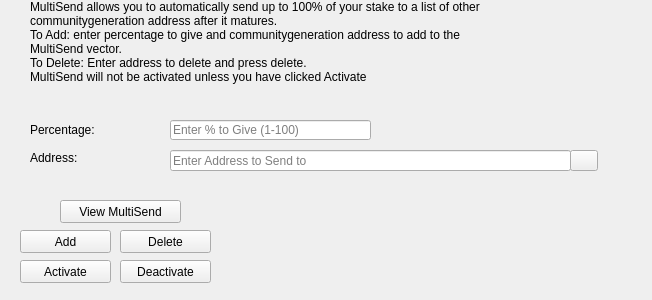
<?xml version="1.0" encoding="UTF-8"?>
<ui version="4.0">
 <class>MultiSendDialog</class>
 <widget class="QWidget" name="MultiSendDialog">
  <property name="windowModality">
   <enum>Qt::NonModal</enum>
  </property>
  <property name="geometry">
   <rect>
    <x>0</x>
    <y>0</y>
    <width>652</width>
    <height>300</height>
   </rect>
  </property>
  <property name="windowTitle">
   <string>MultiSend</string>
  </property>
  <widget class="QLineEdit" name="multiSendPercentEdit">
   <property name="geometry">
    <rect>
     <x>170</x>
     <y>120</y>
     <width>201</width>
     <height>20</height>
    </rect>
   </property>
   <property name="toolTip">
    <string>Enter whole numbers 1 - 100</string>
   </property>
   <property name="placeholderText">
    <string>Enter % to Give (1-100)</string>
   </property>
  </widget>
  <widget class="QLineEdit" name="multiSendAddressEdit">
   <property name="geometry">
    <rect>
     <x>170</x>
     <y>150</y>
     <width>401</width>
     <height>21</height>
    </rect>
   </property>
   <property name="toolTip">
    <string/>
   </property>
   <property name="placeholderText">
    <string>Enter Address to Send to</string>
   </property>
  </widget>
  <widget class="QLabel" name="label_2">
   <property name="geometry">
    <rect>
     <x>30</x>
     <y>0</y>
     <width>451</width>
     <height>121</height>
    </rect>
   </property>
   <property name="lineWidth">
    <number>1</number>
   </property>
   <property name="text">
    <string>MultiSend allows you to automatically send up to 100% of your stake to a list of other communitygeneration address after it matures.
To Add: enter percentage to give and communitygeneration address to add to the MultiSend vector. 
To Delete: Enter address to delete and press delete.
MultiSend will not be activated unless you have clicked Activate</string>
   </property>
   <property name="alignment">
    <set>Qt::AlignLeading|Qt::AlignLeft|Qt::AlignTop</set>
   </property>
   <property name="wordWrap">
    <bool>true</bool>
   </property>
  </widget>
  <widget class="QLabel" name="message">
   <property name="geometry">
    <rect>
     <x>240</x>
     <y>200</y>
     <width>381</width>
     <height>91</height>
    </rect>
   </property>
   <property name="text">
    <string/>
   </property>
  </widget>
  <widget class="QPushButton" name="addButton">
   <property name="geometry">
    <rect>
     <x>20</x>
     <y>230</y>
     <width>91</width>
     <height>23</height>
    </rect>
   </property>
   <property name="toolTip">
    <string/>
   </property>
   <property name="statusTip">
    <string>Add to MultiSend Vector</string>
   </property>
   <property name="text">
    <string>Add</string>
   </property>
  </widget>
  <widget class="QPushButton" name="disableButton">
   <property name="geometry">
    <rect>
     <x>120</x>
     <y>260</y>
     <width>91</width>
     <height>23</height>
    </rect>
   </property>
   <property name="statusTip">
    <string>Deactivate MultiSend</string>
   </property>
   <property name="text">
    <string>Deactivate</string>
   </property>
  </widget>
  <widget class="QPushButton" name="addressBookButton">
   <property name="geometry">
    <rect>
     <x>570</x>
     <y>150</y>
     <width>28</width>
     <height>21</height>
    </rect>
   </property>
   <property name="toolTip">
    <string>Choose an address from the address book</string>
   </property>
   <property name="text">
    <string/>
   </property>
   <property name="icon">
    <iconset resource="../bitcoin.qrc">
     <normaloff>:/icons/address-book</normaloff>:/icons/address-book</iconset>
   </property>
   <property name="shortcut">
    <string>Alt+A</string>
   </property>
   <property name="autoDefault">
    <bool>false</bool>
   </property>
  </widget>
  <widget class="QLabel" name="label">
   <property name="geometry">
    <rect>
     <x>30</x>
     <y>120</y>
     <width>121</width>
     <height>20</height>
    </rect>
   </property>
   <property name="toolTip">
    <string>Percentage of stake to send</string>
   </property>
   <property name="text">
    <string>Percentage:</string>
   </property>
  </widget>
  <widget class="QLabel" name="label_5">
   <property name="geometry">
    <rect>
     <x>30</x>
     <y>150</y>
     <width>111</width>
     <height>16</height>
    </rect>
   </property>
   <property name="toolTip">
    <string>Address to send portion of stake to</string>
   </property>
   <property name="text">
    <string>Address:</string>
   </property>
  </widget>
  <widget class="QPushButton" name="deleteButton">
   <property name="geometry">
    <rect>
     <x>120</x>
     <y>230</y>
     <width>91</width>
     <height>23</height>
    </rect>
   </property>
   <property name="toolTip">
    <string/>
   </property>
   <property name="statusTip">
    <string>Delete Address From MultiSend Vector</string>
   </property>
   <property name="text">
    <string>Delete</string>
   </property>
  </widget>
  <widget class="QPushButton" name="activateButton">
   <property name="geometry">
    <rect>
     <x>20</x>
     <y>260</y>
     <width>91</width>
     <height>23</height>
    </rect>
   </property>
   <property name="statusTip">
    <string>Activate MultiSend</string>
   </property>
   <property name="text">
    <string>Activate</string>
   </property>
  </widget>
  <widget class="QPushButton" name="viewButton">
   <property name="geometry">
    <rect>
     <x>60</x>
     <y>200</y>
     <width>121</width>
     <height>23</height>
    </rect>
   </property>
   <property name="toolTip">
    <string/>
   </property>
   <property name="statusTip">
    <string>View MultiSend Vector</string>
   </property>
   <property name="text">
    <string>View MultiSend</string>
   </property>
  </widget>
 </widget>
 <resources>
  <include location="../bitcoin.qrc"/>
 </resources>
 <connections/>
</ui>
